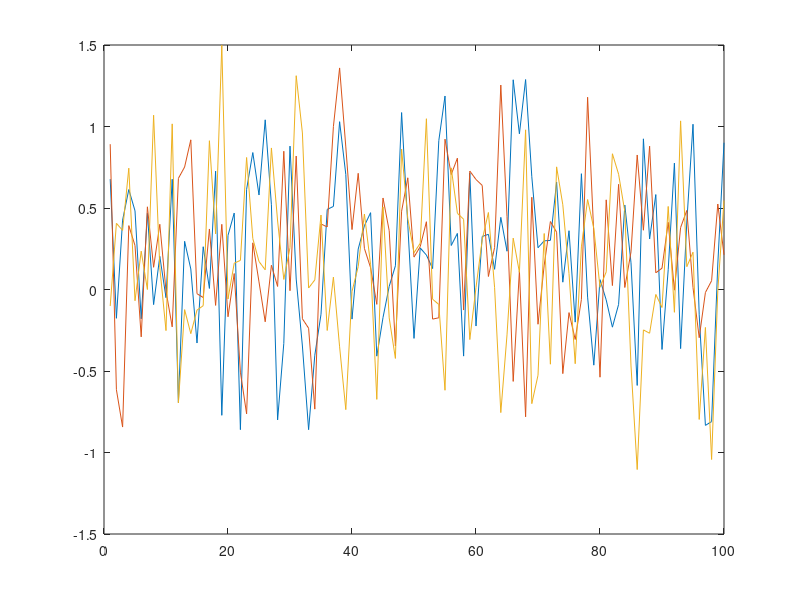

MATLAB code to generate this figure: (Note: this script raises an error after producing the figure.)
close all

addpath("all_files") 
load data

plot([data1 data2 data3]);

m1 = mean(data1);
m2 = mean(data2); 
m3 = mean(data3);

ci1 = conf_int(data1);
ci2 = conf_int(data2);
ci3 = conf_int(data3);

% Q3

function ci = conf_int(data)
    var = 0.25;
    SEM = sqrt(var) / sqrt(length(data)); 
    ts = tinv([0.025, 0.975], length(data)-1);
    ci = mean(data) + ts*SEM;
end 